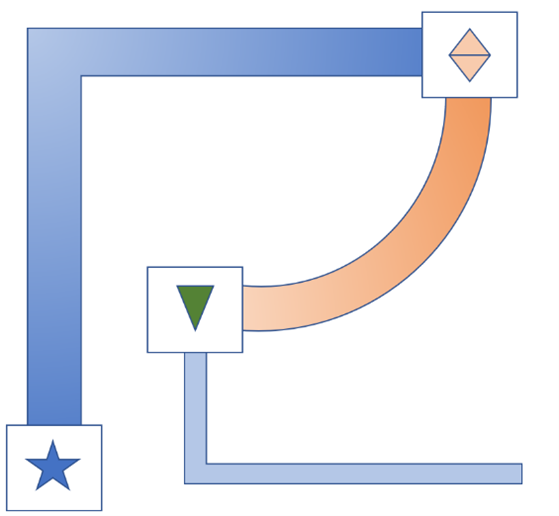
#> input picture Picture1.png, 559 x 516 px
$ jupyter execute Milestone25.ipynb
#> lines starting #> are read from the running program, lines starting #| are printed output that depends on the picture; after the words box and inside, x2 and y2 are one past the last pixel; in counts of white or black regions, pixels touching at a corner belong together
[cell 1]
import cv2
import numpy as np
import math
import imutils
from matplotlib import pyplot as plt
def imshow(img):
    plt.imshow(cv2.cvtColor(img, cv2.COLOR_BGR2RGB))
    plt.show()
def cartesian_distance(x, y): return math.sqrt(x**2+y**2)

frame = cv2.imread("Picture1.png")
#> frame is the input picture: shape (516, 559, 3); mean B, G, R 239.7, 232.9, 231
# frame = cv2.imread("Picture3.jpg")
frame = imutils.resize(frame, height=400)
#> frame: shape (400, 433, 3)
imshow(frame)

[cell 2]
blur = cv2.GaussianBlur(frame, (5, 5), 0)
unsharp = cv2.addWeighted(frame, 2, blur, -1, 0, frame)
imshow(unsharp)
cv2.imwrite("unsharp.jpg", unsharp)

gray = cv2.cvtColor(frame, cv2.COLOR_BGR2GRAY)
hsv = cv2.cvtColor(frame, cv2.COLOR_BGR2HSV)
#> hsv: shape (400, 433, 3); mean H, S, V 22.2, 25.5, 245.3
LUV = cv2.cvtColor(frame, cv2.COLOR_BGR2LUV)
#> LUV: shape (400, 433, 3); mean of channels 0, 1, 2 234.5, 95.8, 129.9
kernel = np.ones((5,5),np.uint8)
erosion = cv2.erode(frame,kernel,iterations = 1)
dilation = cv2.dilate(frame,kernel,iterations = 1)
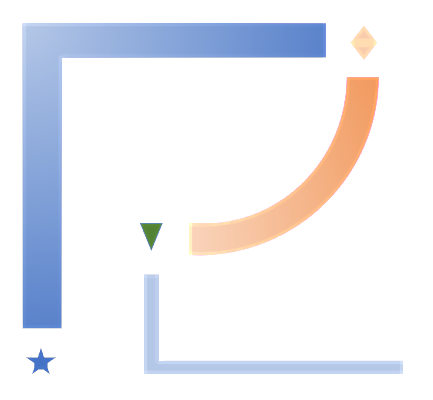
#> dilation: shape (400, 433, 3); mean B, G, R 243.7, 238.6, 237.4
imshow(erosion)
cv2.imwrite("erosion.jpg", erosion)
imshow(dilation)
cv2.imwrite("dilation.jpg", dilation)
#> Out = True

[cell 3]
diff = cv2.absdiff(dilation, frame)
imshow(diff)
diff = cv2.cvtColor(diff, cv2.COLOR_BGR2GRAY)
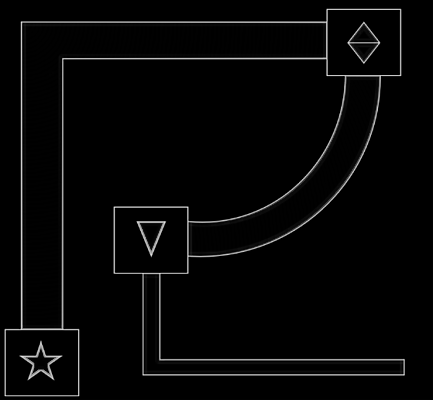
#> diff: shape (400, 433); min 0, max 231, mean 6.3
imshow(diff)
cv2.imwrite("diff.jpg", diff)
#> Out = True

[cell 4]
def get_center(c):
    peri = cv2.arcLength(c, True)
    approx = cv2.approxPolyDP(c, 0.02 * peri, True)
    rect = np.asarray(approx, dtype = "float32")
    M = cv2.moments(c)
    cX = int(M["m10"] / M["m00"])
    cY = int(M["m01"] / M["m00"])
    return (cX, cY)
def is_contour_rect(c):
    # approximate the contour
    peri = cv2.arcLength(c, True)
    approx = cv2.approxPolyDP(c, 0.02 * peri, True)
    # the contour is 'bad' if it is not a rectangle
    return len(approx) == 4
def is_contour_square(c):
    if not is_contour_rect(c): return False
    peri = cv2.arcLength(c, True)
    approx = cv2.approxPolyDP(c, 0.02 * peri, True)
    area = cv2.contourArea(approx)
    if area == 0: return False
    rect = cv2.boundingRect(approx)
    s_area = rect[2] * rect[3]
    return s_area/area > 0.9 and area/s_area > 0.85
def filter_contour_square(cnts):
    buffer = []
    for i, c in enumerate(cnts):
        if is_contour_square(c):
            dup = False
            for passed in buffer: # exclude duplicated rect
                if cv2.pointPolygonTest(passed, get_center(c), False) != -1: # Check if point inside contour
                    dup = True
            if not dup: buffer.append(np.array(c, dtype=np.int32))
    return buffer

[cell 5]
edges = cv2.Canny(diff, 20, 100)
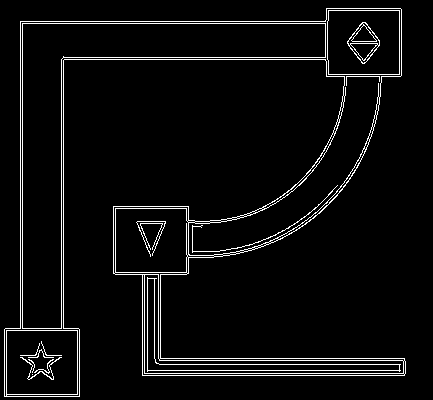
#> edges: shape (400, 433); 4.6% white in thin lines or dots


## Find connected edges
ret, labels = cv2.connectedComponents(edges)
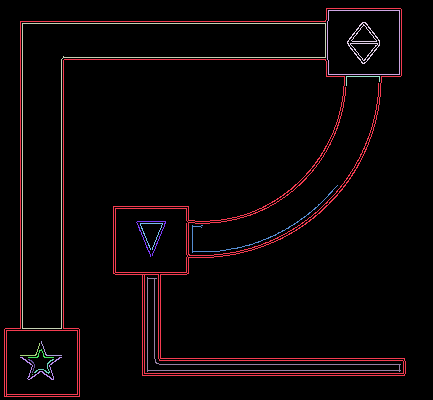
#> labels: shape (400, 433) int32; 17 distinct labels, from 0 to 16; one colour per label, 0 black
#> ret = 17
colors = [(0, 0, 255), (0, 43, 255), (0, 85, 255), (0, 128, 255), (0, 170, 255), (0, 213, 255), (0, 255, 255), (0, 255, 212), (0, 255, 170), (0, 255, 127), (0, 255, 85), (0, 255, 42), (0, 255, 0), (43, 255, 0), (85, 255, 0), (128, 255, 0), (170, 255, 0), (213, 255, 0), (255, 255, 0), (255, 212, 0), (255, 170, 0), (255, 127, 0), (255, 85, 0), (255, 42, 0), (255, 0, 0)]
## Draw(set to different colors)
canvas = np.zeros_like(frame, np.uint8)
for i in range(1,ret):
    pts = labels == i
    canvas[pts] = colors[i%len(colors)]
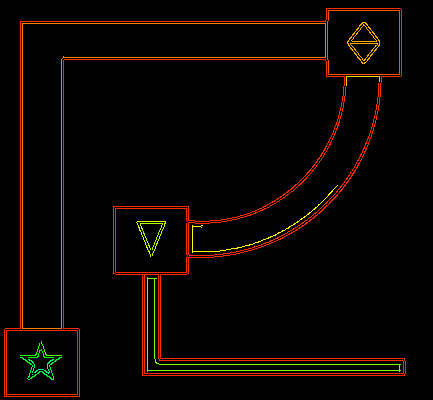
#> canvas: shape (400, 433, 3); mean of channels 0, 1, 2 0.1, 4.5, 10.9; drawn as B, G, R
print("Found {} connected edges.".format(ret-1))
#| Found 16 connected edges.
imshow(canvas)

contours, hierarchy = cv2.findContours(edges,cv2.RETR_TREE, cv2.CHAIN_APPROX_NONE) # CHAIN_APPROX_NONE, CHAIN_APPROX_SIMPLE
#> contours = 72 contours, 38 with area under 20; largest, box (x1, y1, x2, y2) and area: (4, 8, 406, 397) 54284, (4, 8, 402, 397) 37499, (22, 23, 326, 329) 20873, (22, 23, 326, 329) 20870, (115, 208, 189, 273) 4611

black = np.zeros(frame.shape[:2], dtype="uint8") # For visualize all border
print("Found " + str(len(contours)) + " contours.")
#| Found 72 contours.
for i in range(len(contours)): # Draw each contours
    cv2.drawContours(black, contours, i, 255, 1)
#> this loop made 72 passes
#> black: shape (400, 433); 4.6% white in thin lines or dots
imshow(black)

## Filter only rect contours (Get marker) ##
cnts_sqrt = filter_contour_square(contours)
#> the loop in filter_contour_square, `for i, c in enumerate(cnts):` made 72 passes
#> (area in is_contour_square, s_area in is_contour_square) on pass 45: (4411, 4680)
#> (area in is_contour_square, s_area in is_contour_square) on passes 4, 12, 13, 14, 15, 50: (4411, 4680), (2362.5, 25740), (1443.5, 24130), (1242, 23276), (311.5, 26563), (134, 8004)
#> after the loop in filter_contour_square, `for i, c in enumerate(cnts):`: buffer = 3 contours; box (x1, y1, x2, y2) and area: (115, 208, 189, 273) 4611, (327, 10, 400, 75) 4583, (6, 330, 78, 395) 4542
#> cnts_sqrt has the same summary as buffer in filter_contour_square
black = np.zeros(frame.shape[:2], dtype="uint8") # For visualize card border
#> black: shape (400, 433); every value is 0
print("Found " + str(len(cnts_sqrt)) + " rect contours.")
#| Found 3 rect contours.
for i in range(len(cnts_sqrt)): # Draw each contours
    cv2.drawContours(black, cnts_sqrt, i, 255, 1)
#> this loop made 3 passes
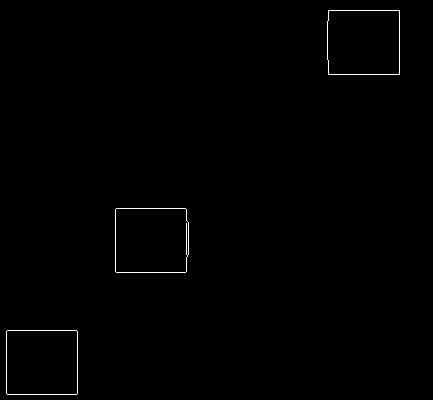
#> black: shape (400, 433); 0.48% white in thin lines or dots, all inside (x1, y1, x2, y2) = (6, 10, 400, 395)
imshow(black)

[cell 6]
marker_mask = np.ones(frame.shape[:2], dtype="uint8") * 255 # For exclude marker
#> marker_mask: shape (400, 433); every value is 255
cv2.drawContours(marker_mask, cnts_sqrt, -1, 0, -1)
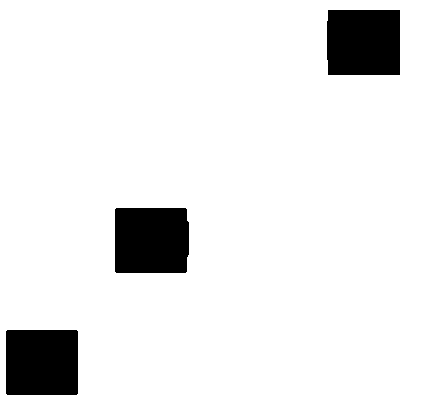
#> marker_mask: shape (400, 433); 91.8% white; 3 black regions, box (x1, y1, x2, y2) and area: (115, 208, 189, 273) 4745, (327, 10, 400, 75) 4719, (6, 330, 78, 395) 4676


## Remove marker and fill with white
path_img = cv2.bitwise_and(dilation, dilation, mask=marker_mask)
path_img = cv2.fillPoly(path_img, cnts_sqrt, (255, 255, 255))
#> path_img: shape (400, 433, 3); mean B, G, R 244.3, 239.1, 238
imshow(path_img)

## Find contour of path
edges_path = cv2.Canny(path_img, 20, 100)
#> edges_path: shape (400, 433); 2.3% white in thin lines or dots, all inside (x1, y1, x2, y2) = (22, 22, 403, 374)
cnts_path, hierarchy_path = cv2.findContours(edges_path,cv2.RETR_EXTERNAL, cv2.CHAIN_APPROX_NONE)
#> cnts_path = 3 contours; box (x1, y1, x2, y2) and area: (22, 22, 326, 329) 20952, (188, 77, 379, 256) 8238, (143, 274, 403, 374) 4650
print("Found {} path.".format(len(cnts_path)))
#| Found 3 path.

## Making path mask
black = np.zeros(frame.shape[:2], dtype="uint8")
cv2.drawContours(black, cnts_path, -1, 255, 3)
#> black: shape (400, 433); 7.1% white; 3 white regions, box (x1, y1, x2, y2) and area: (20, 20, 328, 331) 6045, (141, 272, 405, 376) 3551, (186, 75, 381, 258) 2701
path_mask = np.zeros(frame.shape[:2], dtype="uint8") # For visualize
path_mask = cv2.fillPoly(black.copy(), cnts_path, 255)
#> path_mask: shape (400, 433); 23.1% white; 3 white regions, box (x1, y1, x2, y2) and area: (20, 20, 328, 331) 23993, (186, 75, 381, 258) 9606, (141, 272, 405, 376) 6444
imshow(np.hstack((black, path_mask)))
#> in imshow (call 11), `plt.imshow(cv2.cvtColor(img, cv2.COLOR_BGR2RGB))`:
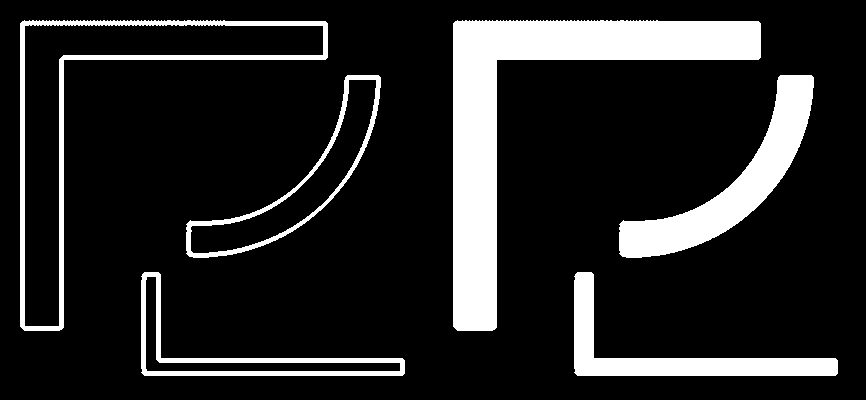
#> img: shape (400, 866); 15.1% white; 6 white regions, box (x1, y1, x2, y2) and area: (453, 20, 761, 331) 23993, (619, 75, 814, 258) 9606, (574, 272, 838, 376) 6444, (20, 20, 328, 331) 6045, (141, 272, 405, 376) 3551, (186, 75, 381, 258) 2701
cv2.imwrite("path.png", path_mask)
#> Out = True

[cell 7]
class Card:
    def __init__(self, contours):
        self.contours = contours
        peri = cv2.arcLength(c, True)
        approx = cv2.approxPolyDP(c, 0.02 * peri, True)
        self.rect = np.asarray(approx, dtype = "float32")
        M = cv2.moments(c)
        cX = int(M["m10"] / M["m00"])
        cY = int(M["m01"] / M["m00"])
        self.center = (cX, cY)
    def image(self, source):
        maxWidth, maxHeight = 50, 50
        dst = np.array([[0, 0], [0, maxHeight - 1], [maxWidth - 1, maxHeight - 1], [maxWidth - 1, 0]], dtype = "float32")
        M = cv2.getPerspectiveTransform(self.rect, dst)
        warped = cv2.warpPerspective(source, M, (maxWidth, maxHeight))
        return warped
class Path:
    def __init__(self, contours):
        self.contours = contours

[cell 8]
Cards = []
for c in cnts_sqrt: # Loop each card contour
    Cards.append(Card(c))
#> this loop made 3 passes
#> (peri in Card, cX in Card, cY in Card) on passes 1 to 3: (267.7, 41, 362), (334.1, 151, 239), (270.8, 363, 41)
#> after the loop, Cards = 3 items
print([x.center for x in Cards])
#| [(41, 362), (151, 239), (363, 41)]
imshow(np.hstack(tuple([x.image(frame) for x in Cards])))
#> in image, `dst = np.array([[0, 0], [0, maxHeight - 1], [maxWidth - 1, maxHeight -..`: dst = [[0, 0], [0, 49], [49, 49], [49, 0]]
#> in image, `M = cv2.getPerspectiveTransform(self.rect, dst)`: M = [[0.0111, 0.778, -257.5], [0.7, -0.0111, -0.522], [2.48e-17, -2.12e-18, 1]]
#> in image (call 2), `maxWidth, maxHeight = 50, 50`: maxWidth = 50
#> in image (call 2), `M = cv2.getPerspectiveTransform(self.rect, dst)`: M = [[0.0111, 0.778, -163.8], [0.7, -0.0111, -78.16], [-2.12e-18, -3.42e-18, 1]]
#> in image (call 2), `warped = cv2.warpPerspective(source, M, (maxWidth, maxHeight))`:
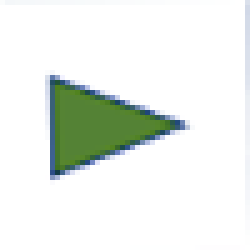
#> warped: shape (50, 50, 3) (shown 5 times larger); mean B, G, R 232.6, 238.1, 232.8


## Define first marker ##
template = cv2.imread("Template1.jpg")
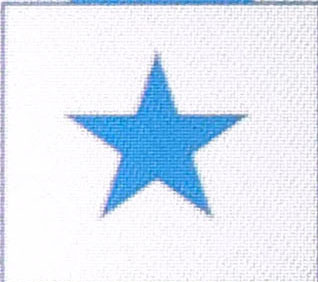
#> input picture Template1.jpg, 318 x 282 px
#> template is the input picture: shape (282, 318, 3); mean B, G, R 244.5, 232.6, 223.2
imshow(template)
similarity = []
for marker in Cards:
    pass
